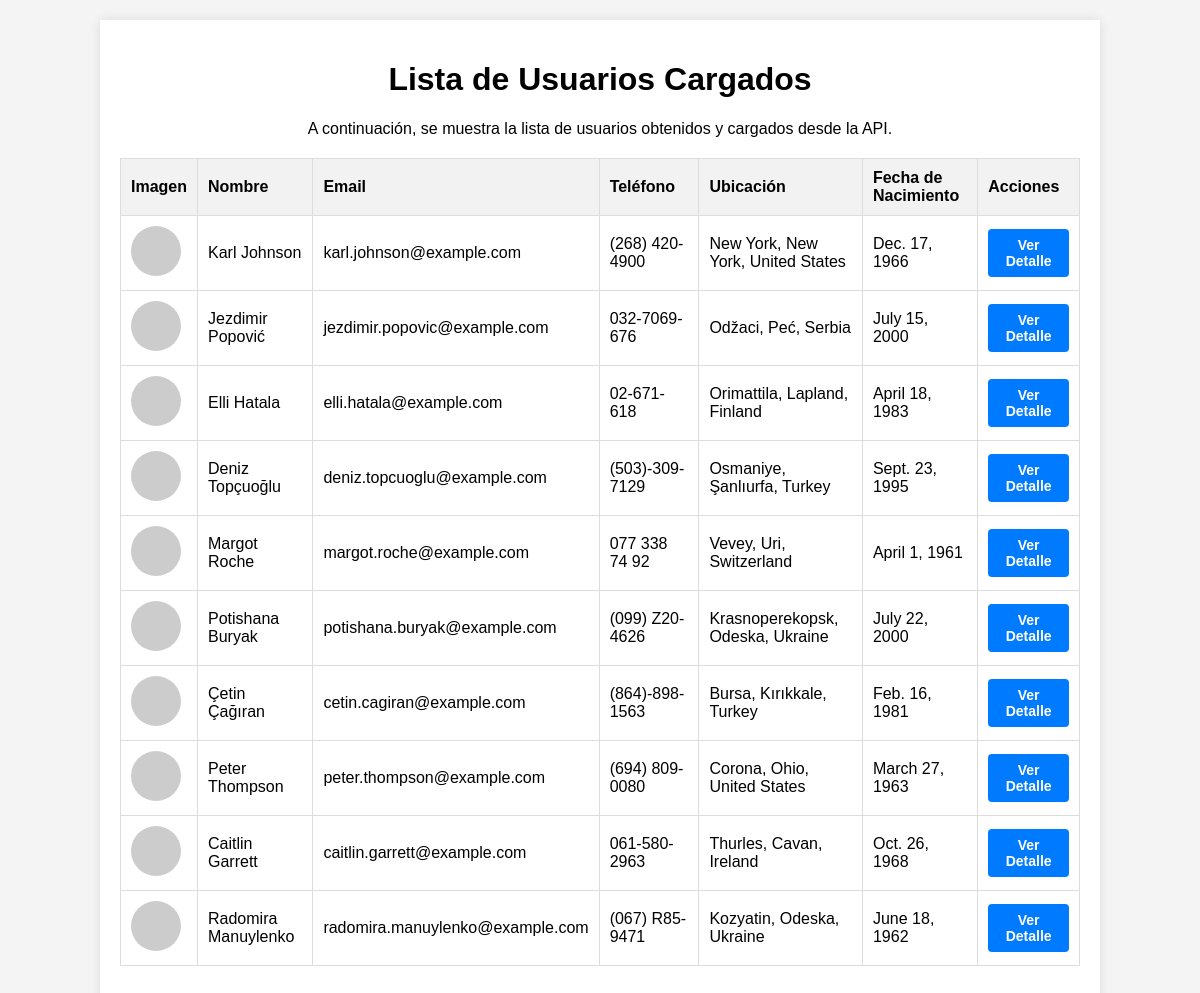
The page / on the database its author committed.
### users/models.py (models this page shows, shortened)
class UserProfile(models.Model):
    gender = models.CharField(max_length=10)
    title = models.CharField(max_length=10)
    first_name = models.CharField(max_length=100)
    last_name = models.CharField(max_length=100)
    street_number = models.IntegerField()
    street_name = models.CharField(max_length=100)
    city = models.CharField(max_length=100)
    state = models.CharField(max_length=100)
    country = models.CharField(max_length=100)
    postcode = models.IntegerField()
    latitude = models.DecimalField(max_digits=9, decimal_places=6)
    longitude = models.DecimalField(max_digits=9, decimal_places=6)
    timezone_offset = models.CharField(max_length=10)
    timezone_description = models.CharField(max_length=100)
    email = models.EmailField()
    username = models.CharField(max_length=150)
    password_hash = models.CharField(max_length=255)
    dob = models.DateField()
    age = models.IntegerField()
    phone = models.CharField(max_length=20)
    cell = models.CharField(max_length=20)
    ssn = models.CharField(max_length=20, null=True, blank=True)
    picture_url = models.URLField()
    nationality = models.CharField(max_length=5)

### users/views.py (the view)
# urls.py: path("", users_list, name='users_list'),
def users_list(request):
    users = UserProfile.objects.all()
    return render(request, 'users_list.html', {'users': users})

### users/templates/users_list.html (shortened to what this page needs)
<!DOCTYPE html>
<html lang="es">
<head>
</head>
<body>
    <div class="container">
        <div class="header">
            <h1>Lista de Usuarios Cargados</h1>
            <p>A continuación, se muestra la lista de usuarios obtenidos y cargados desde la API.</p>
        </div>
        <table>
            <thead>
                <tr>
                    <th>Imagen</th>
                    <th>Nombre</th>
                    <th>Email</th>
                    <th>Teléfono</th>
                    <th>Ubicación</th>
                    <th>Fecha de Nacimiento</th>
                    <th>Acciones</th>
                </tr>
            </thead>
            <tbody>
                {% for user in users %}
                    <tr>
                        <td><img src="{{ user.picture_url }}" alt="Imagen del Usuario"></td>
                        <td>{{ user.first_name }} {{ user.last_name }}</td>
                        <td>{{ user.email }}</td>
                        <td>{{ user.phone }}</td>
                        <td>{{ user.city }}, {{ user.state }}, {{ user.country }}</td>
                        <td>{{ user.dob }}</td>
                        <td><a href="{% url 'user_detail' user.id %}"  class="btn-ver-detalle">Ver Detalle</a></td>
                    </tr>
                {% empty %}
                    <tr>
                        <td colspan="7">No se encontraron usuarios</td>
                    </tr>
                {% endfor %}
            </tbody>
        </table>
    </div>
</body>
</html>

### users/templates/users_list.html (style rules this page uses)
body { font-family: Arial, sans-serif; background-color: #f4f4f4; margin: 0; padding: 0; }
.container { width: 80%; margin: 20px auto; padding: 20px; background-color: white; box-shadow: 0 0 10px rgba(0, 0, 0, 0.1); }
table { width: 100%; border-collapse: collapse; margin-bottom: 20px; }
th, td { padding: 10px; text-align: left; border: 1px solid #ddd; }
th { background-color: #f2f2f2; }
img { width: 50px; height: 50px; border-radius: 50%; }
.header { text-align: center; margin-bottom: 20px; }
.btn-ver-detalle { display: inline-block; padding: 8px 16px; font-size: 14px; font-weight: bold; background-color: #007bff; color: white; text-decoration: none; border-radius: 4px; transition: background-color 0.3s, transform 0.2s; text-align: center; }

### rows shown on the page
UserProfile: first_name "Karl", last_name "Johnson", email "karl.johnson@example.com", phone "(268) 420-4900", city "New York", state "New York", country "United States", dob "Dec. 17, 1966"
UserProfile: first_name "Jezdimir", last_name "Popović", email "jezdimir.popovic@example.com", phone "032-7069-676", city "Odžaci", state "Peć", country "Serbia", dob "July 15, 2000"
UserProfile: first_name "Elli", last_name "Hatala", email "elli.hatala@example.com", phone "02-671-618", city "Orimattila", state "Lapland", country "Finland", dob "April 18, 1983"
UserProfile: first_name "Deniz", last_name "Topçuoğlu", email "deniz.topcuoglu@example.com", phone "(503)-309-7129", city "Osmaniye", state "Şanlıurfa", country "Turkey", dob "Sept. 23, 1995"
UserProfile: first_name "Margot", last_name "Roche", email "margot.roche@example.com", phone "077 338 74 92", city "Vevey", state "Uri", country "Switzerland", dob "April 1, 1961"
UserProfile: first_name "Potishana", last_name "Buryak", email "potishana.buryak@example.com", phone "(099) Z20-4626", city "Krasnoperekopsk", state "Odeska", country "Ukraine", dob "July 22, 2000"
UserProfile: first_name "Çetin", last_name "Çağıran", email "cetin.cagiran@example.com", phone "(864)-898-1563", city "Bursa", state "Kırıkkale", country "Turkey", dob "Feb. 16, 1981"
UserProfile: first_name "Peter", last_name "Thompson", email "peter.thompson@example.com", phone "(694) 809-0080", city "Corona", state "Ohio", country "United States", dob "March 27, 1963"
UserProfile: first_name "Caitlin", last_name "Garrett", email "caitlin.garrett@example.com", phone "061-580-2963", city "Thurles", state "Cavan", country "Ireland", dob "Oct. 26, 1968"
UserProfile: first_name "Radomira", last_name "Manuylenko", email "radomira.manuylenko@example.com", phone "(067) R85-9471", city "Kozyatin", state "Odeska", country "Ukraine", dob "June 18, 1962"
